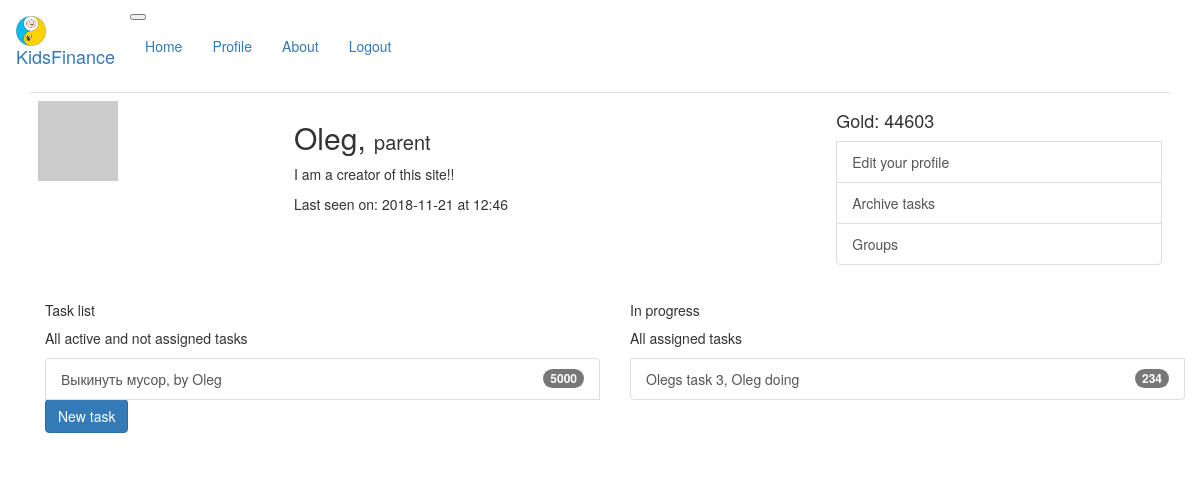
The page /user/Oleg (signed in) on the database its author committed.
### app/models.py (models this page shows, shortened)
class User(UserMixin, db.Model):
    id = db.Column(db.Integer, primary_key=True)
    username = db.Column(db.String(64), index=True, unique=True)
    email = db.Column(db.String(120), index=True, unique=True)
    password_hash = db.Column(db.String(128))
    tasks = db.relationship('Task', backref='author', lazy='dynamic')
    role_id = db.Column(db.Integer, db.ForeignKey('role.id'))
    about_me = db.Column(db.String(140))
    age = db.Column(db.Integer)
    last_seen = db.Column(db.DateTime, default=datetime.utcnow)
    groups = db.relationship(
        'Group', secondary=users_to_groups,
        backref='members')
    my_groups = db.relationship('Group', backref='owner')
    accounts = db.relationship('Account',  uselist=False, backref='username')
    assigned_tasks = db.relationship(
        'Task', secondary=taskholders,
        backref='holders')
    def avatar(self, size):
        digest = md5(self.email.lower().encode('utf-8')).hexdigest()
        return 'https://www.gravatar.com/avatar/{}?d=identicon&s={}'.format(
            digest, size)

class Role(db.Model):
    id = db.Column(db.Integer, primary_key=True)
    rolename = db.Column(db.String(10), unique=True)
    users = db.relationship('User', backref='role')

class Account(db.Model):
    id = db.Column(db.Integer, primary_key=True)
    user_id = db.Column(db.Integer, db.ForeignKey('user.id'))
    balance = db.Column(db.Integer)

class Task(db.Model):
    id = db.Column(db.Integer, primary_key=True)
    taskname = db.Column(db.String(35))
    body = db.Column(db.String(140))
    timestamp = db.Column(db.DateTime, index=True, default=datetime.utcnow)
    user_id = db.Column(db.Integer, db.ForeignKey('user.id'))
    gold = db.Column(db.Integer)
    team = db.Column(db.Integer, default=1)
    groups = db.relationship(
        'Group', secondary=tasks_to_groups,
        backref='tasks')
    tracking = db.relationship('TaskTrack', uselist=False, backref='task')
    def __repr__(self):
        return '<Task {}>'.format(self.taskname)

### app/routes.py (the view)
@app.route('/user/<username>')
@login_required
def user(username):
    user = User.query.filter_by(username=username).first_or_404()
    user_groups = [group.id for group in user.groups]
    todo = Task.query.join(TaskTrack).filter(TaskTrack.done != None).filter(TaskTrack.approved == None).count()
    if user_groups:
        new_tasks = Task.query.join(tasks_to_groups).join(TaskTrack). \
                filter(tasks_to_groups.c.group_id.in_(user_groups)). \
                filter(TaskTrack.accepted==None).all()
        assigned_tasks = Task.query.join(tasks_to_groups).join(TaskTrack). \
                filter(tasks_to_groups.c.group_id.in_(user_groups)). \
                filter(TaskTrack.accepted != None).filter(TaskTrack.approved==None).all()
    else:
        new_tasks, assigned_tasks = [], []
    for task in assigned_tasks:
        print("*************assigned", task)
    return render_template('user.html', user=user, new_tasks=new_tasks, \
                         assigned_tasks=assigned_tasks, todo=todo)

### app/models.py (called while the page is built)
@login.user_loader
def load_user(id):
    return User.query.get(int(id))

### app/routes.py (called while the page is built)
@app.before_request
def before_request():
    if current_user.is_authenticated:
        current_user.last_seen = datetime.utcnow()
        db.session.commit()

### app/templates/user.html (shortened to what this page needs)
{% extends "base.html" %}
{% block page_content %}
    <table class="table table-hover">
        <tr>
            <td width="256px"><img src="{{ user.avatar(200) }}"></td>
            <td>
                <h2>{{ user.username }}, <span style="font-size: 20px">{{ user.role.rolename }}</span></h2>
                {% if user.about_me %}<p>{{ user.about_me }}</p>{% endif %}
                {% if user.last_seen %}
                <p>Last seen on: {{ user.last_seen.strftime('%Y-%m-%d at %H:%M') }}</p>
                {% endif %}
            </td>
            <td>
                <h4>Gold: {{ user.accounts.balance }}</h4>
                {% if user == current_user %}
                <a href="{{ url_for('edit_profile') }}" class="list-group-item list-group-item-action d-flex justify-content-between align-items-center">Edit your profile</a>
                <a href="#" class="list-group-item list-group-item-action d-flex justify-content-between align-items-center">Archive tasks</a>
                {% endif %}
                <a href="{{ url_for('user_groups', username=user.username) }}" class="list-group-item list-group-item-action d-flex justify-content-between align-items-center">Groups</a>
            </td>
        </tr>
    </table>
    {% if user == current_user %}
    {% include '_tasklist.html' %}
    {% endif %}
{% endblock %}

### app/templates/_task.html (shortened to what this page needs)
        <a href="{{ url_for('task_info', task_id=task.id) }}" class="list-group-item list-group-item-action d-flex justify-content-between align-items-center">
                {{ task.taskname }},
                {% if task.tracking.accepted and task.holders %}
                {{ task.holders[0].username }} doing
                {% else %}
                by {{ task.author.username }}
                {% endif %}
          <span class="badge badge-warning badge-pill">{{ task.gold }}
          </span>
        </a>

### rows shown on the page
User: username "Oleg", about_me "I am a creator of this site!!", last_seen "2018-11-21 at 12:46"
Role: role.rolename "parent"
Account: accounts.balance "44603"
Task: taskname "Выкинуть мусор", author.username "Oleg", gold "5000"
Task: taskname "Olegs task 3", username "Oleg", gold "234"
